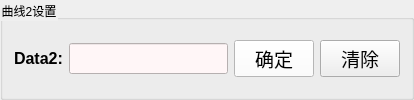
                 <widget class="QGroupBox" name="groupBox_7">
                  <property name="styleSheet">
                   <string notr="true">color: rgb(0, 0, 0);</string>
                  </property>
                  <property name="title">
                   <string>曲线2设置</string>
                  </property>
                  <layout class="QHBoxLayout" name="horizontalLayout_7">
                   <item>
                    <layout class="QHBoxLayout" name="horizontalLayout_5" stretch="0,2,1,1">
                     <item>
                      <widget class="QLabel" name="label_data2">
                       <property name="font">
                        <font>
                         <pointsize>12</pointsize>
                         <weight>75</weight>
                         <bold>true</bold>
                        </font>
                       </property>
                       <property name="styleSheet">
                        <string notr="true">color: rgb(0, 0, 0);</string>
                       </property>
                       <property name="text">
                        <string>Data2:</string>
                       </property>
                      </widget>
                     </item>
                     <item>
                      <widget class="QLineEdit" name="curve_data2">
                       <property name="font">
                        <font>
                         <family>黑体</family>
                         <pointsize>12</pointsize>
                         <weight>75</weight>
                         <bold>true</bold>
                        </font>
                       </property>
                       <property name="styleSheet">
                        <string notr="true">background-color: rgb(255, 246, 247);
color: rgb(0, 0, 0);</string>
                       </property>
                      </widget>
                     </item>
                     <item>
                      <widget class="QPushButton" name="setplot2">
                       <property name="font">
                        <font>
                         <family>黑体</family>
                         <pointsize>14</pointsize>
                        </font>
                       </property>
                       <property name="styleSheet">
                        <string notr="true">background-color: rgb(255, 255, 255);
color: rgb(0, 0, 0);</string>
                       </property>
                       <property name="text">
                        <string>确定</string>
                       </property>
                      </widget>
                     </item>
                     <item>
                      <widget class="QPushButton" name="setplot2_clear">
                       <property name="font">
                        <font>
                         <family>黑体</family>
                         <pointsize>14</pointsize>
                        </font>
                       </property>
                       <property name="text">
                        <string>清除</string>
                       </property>
                      </widget>
                     </item>
                    </layout>
                   </item>
                  </layout>
                 </widget>
